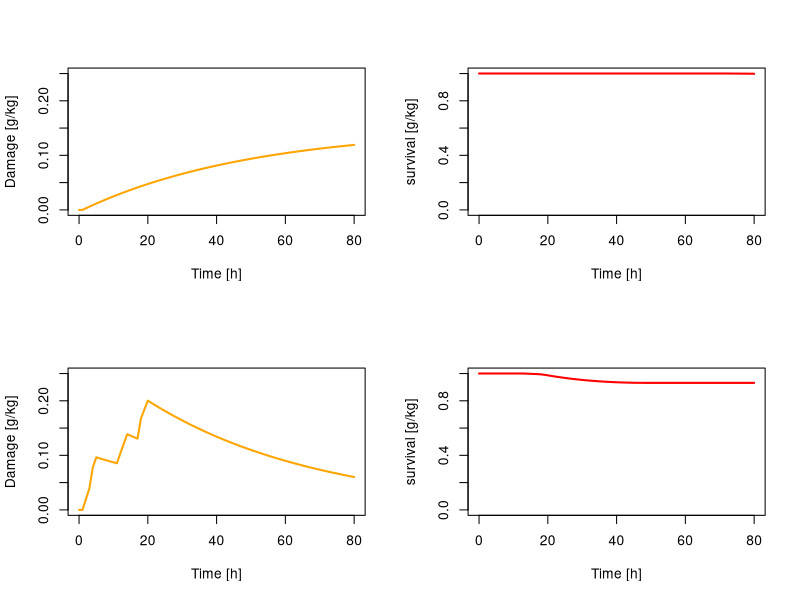

Write the R code that produced this figure.
#Exercise 6
# Replace the bioaccumulation model by the one-parameter function for the scaled internal concentration Ci.
# Compare modeling results for the scaled internal concentration with the ones obtained from Exercise 4
  
  
#packages, settings
library(deSolve)
par(mfrow=c(2,2))

#toxicokinetic function
F_tk <- function(t, y,  pars, input) {
  with(as.list(c(y, pars)), {
    #exposure concentration
    Cw     <- input(t)
    #damage
    dD <- kd*(Cw - D)
    #hazard
    dH <- b*max(D-z,0)+hb
    
    return(list(c(dD,dH))) 
  })
}


#Inputs
conc <- read.csv("exposure_scenario.csv", header=FALSE, sep=",", skip=1)
t <- conc[,1]           #time vector

#loop start
for (i in 1:2){

    Cw <- approxfun(t, conc[,i+1],  rule = 2, method = "constant") #interpolation
    
    #Initial state variables
    ini=c(D=0, H=0)
    
    #parameters
    pars<-c(kd =2.001e-02,
            b=5.009e-02,
            z=1.123e-01,
            hb=0 #4.851e-04
            
            ) # 0.0166
    
    #call function, collect outputs
    out<- lsoda(y = ini,times = t, func = F_tk, pars, input=Cw)
    
    
    #plot results
    plot(out[,1], out[,2], type="l", lty= 1, lwd=2, col="orange", xlab = "Time [h]", ylab = "Damage [g/kg]", ylim=c(0, 0.25))
    plot(out[,1], exp(- out[,3]), type="l", lty= 1, lwd=2, col="red", xlab = "Time [h]", ylab = "survival [g/kg]", ylim=c(0, 1))
    
}  #loop end
